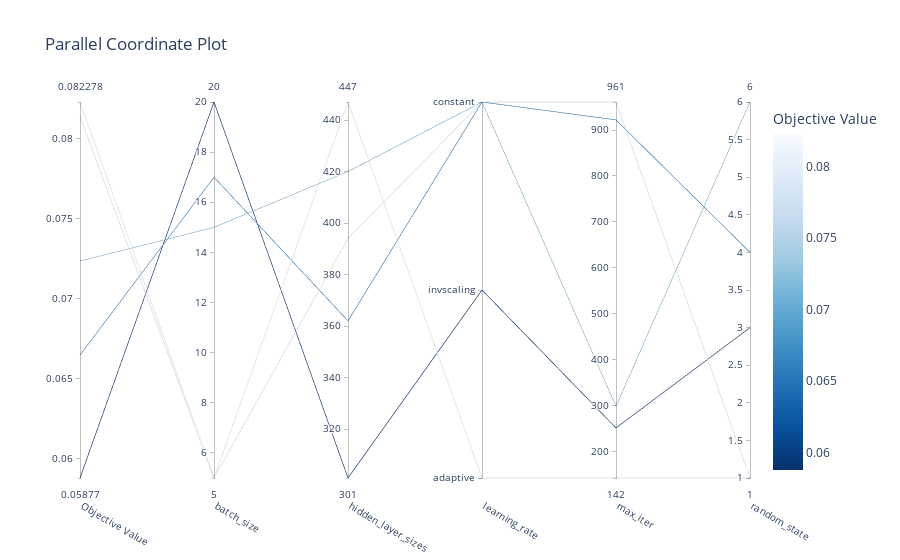

The notebook cell saved with this chart:
### Code cell
from matplotlib import pyplot as plt
fig_study = optuna.visualization.plot_parallel_coordinate(study_MLP, params=["hidden_layer_sizes", "learning_rate","random_state","max_iter","batch_size"])
fig_study.show()

### Figure 1 — Plotly figure (JSON) as saved in the notebook; plotly's stock layout.template omitted (floating-point values rounded to 4 significant figures)
{"data": [{"dimensions": [{"label": "Objective Value", "range": [0.05877, 0.08228], "values": [0.08228, 0.05877, 0.08137, 0.06646, 0.07233]}, {"label": "batch_size", "range": [5, 20], "values": [5, 20, 5, 17, 15]}, {"label": "hidden_layer_sizes", "range": [301, 447], "values": [447, 301, 394, 362, 420]}, {"label": "learning_rate", "range": [0, 2], "ticktext": ["adaptive", "invscaling", "constant"], "tickvals": [0, 1, 2], "values": [0, 1, 2, 2, 2]}, {"label": "max_iter", "range": [142, 961], "values": [142, 251, 961, 922, 298]}, {"label": "random_state", "range": [1, 6], "values": [1, 3, 1, 4, 6]}], "labelangle": 30, "labelside": "bottom", "line": {"color": [0.08228, 0.05877, 0.08137, 0.06646, 0.07233], "colorbar": {"title": {"text": "Objective Value"}}, "colorscale": [[0, "rgb(247,251,255)"], [0.125, "rgb(222,235,247)"], [0.25, "rgb(198,219,239)"], [0.375, "rgb(158,202,225)"], [0.5, "rgb(107,174,214)"], [0.625, "rgb(66,146,198)"], [0.75, "rgb(33,113,181)"], [0.875, "rgb(8,81,156)"], [1, "rgb(8,48,107)"]], "reversescale": true, "showscale": true}, "type": "parcoords"}], "layout": {"title": {"text": "Parallel Coordinate Plot"}}}
